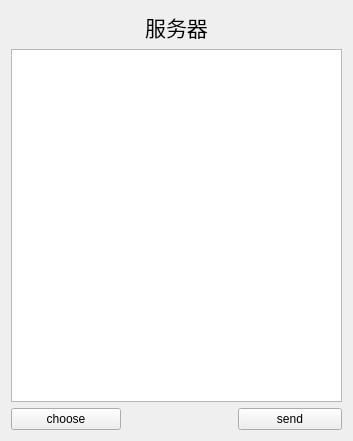
<?xml version="1.0" encoding="UTF-8"?>
<ui version="4.0">
 <class>Widget</class>
 <widget class="QWidget" name="Widget">
  <property name="geometry">
   <rect>
    <x>0</x>
    <y>0</y>
    <width>353</width>
    <height>441</height>
   </rect>
  </property>
  <property name="windowTitle">
   <string>Widget</string>
  </property>
  <layout class="QGridLayout" name="gridLayout">
   <item row="0" column="0">
    <spacer name="horizontalSpacer">
     <property name="orientation">
      <enum>Qt::Horizontal</enum>
     </property>
     <property name="sizeHint" stdset="0">
      <size>
       <width>100</width>
       <height>20</height>
      </size>
     </property>
    </spacer>
   </item>
   <item row="0" column="1" colspan="2">
    <widget class="QLabel" name="label">
     <property name="font">
      <font>
       <family>幼圆</family>
       <pointsize>16</pointsize>
      </font>
     </property>
     <property name="text">
      <string>服务器</string>
     </property>
     <property name="alignment">
      <set>Qt::AlignHCenter|Qt::AlignTop</set>
     </property>
    </widget>
   </item>
   <item row="0" column="3">
    <spacer name="horizontalSpacer_2">
     <property name="orientation">
      <enum>Qt::Horizontal</enum>
     </property>
     <property name="sizeHint" stdset="0">
      <size>
       <width>100</width>
       <height>20</height>
      </size>
     </property>
    </spacer>
   </item>
   <item row="1" column="0" colspan="4">
    <widget class="QTextEdit" name="textEdit"/>
   </item>
   <item row="2" column="0" colspan="2">
    <widget class="QPushButton" name="pushButtonFIle">
     <property name="text">
      <string>choose</string>
     </property>
    </widget>
   </item>
   <item row="2" column="2">
    <spacer name="horizontalSpacer_3">
     <property name="orientation">
      <enum>Qt::Horizontal</enum>
     </property>
     <property name="sizeHint" stdset="0">
      <size>
       <width>101</width>
       <height>20</height>
      </size>
     </property>
    </spacer>
   </item>
   <item row="2" column="3">
    <widget class="QPushButton" name="pushButtonSend">
     <property name="text">
      <string>send</string>
     </property>
    </widget>
   </item>
  </layout>
 </widget>
 <resources/>
 <connections/>
</ui>
